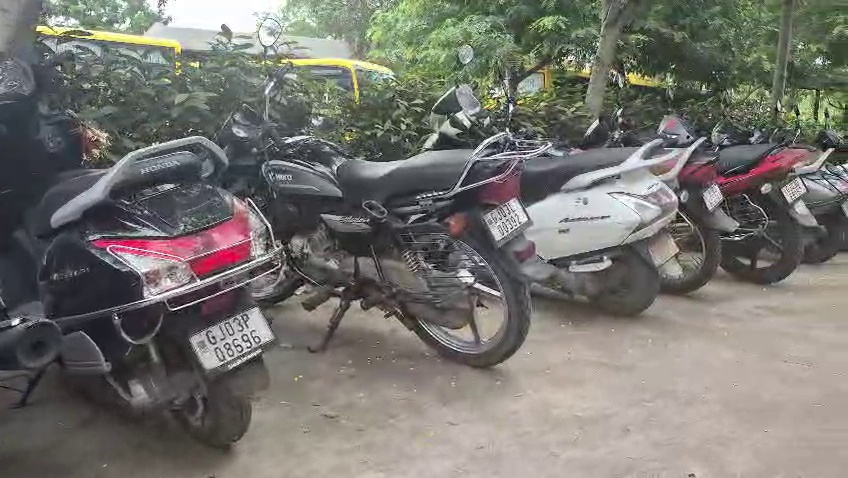
#> input picture hack/trinetra_detection/sample_data/sample_1.jpg, 848 x 478 px; its folder holds 3 pictures in this run
$ python fix_cam04_detection.py
#> lines starting #> are read from the running program, lines starting #| are printed output that depends on the picture
"""
fix_cam04_detection.py
======================
Fixes the "NO SIGNAL - CAM04" issue in the AI Detection view.

Problem:  CAM04 points to https://cctv.corp8.cloud/cam04/index.m3u8, which
          requires Sentinel credentials that are not configured locally.
          The AI Detection /live/detect endpoint therefore gets no frames
          and shows a blank "NO SIGNAL" placeholder.

Fix:      1. Generates a looping demo video (demo_cam04.mp4) from the
             sample JPEG images in trinetra_detection/sample_data/ using
             OpenCV.
          2. Updates CAM04 in the database to stream_type='file' and
             stream_url=<path to that video>, status='ONLINE'.
          3. On the next /api/cameras/cam04/live/detect request the backend
             decodes the file on-demand, runs YOLO, and streams annotated
             MJPEG — fully offline.

Usage (from TRINETRAAI/backend, with venv active):
    python -m scripts.fix_cam04_detection
"""
import sys
import os
from pathlib import Path

# Ensure backend root is importable
backend_root = Path(__file__).resolve().parents[1]
project_root = Path(__file__).resolve().parents[3]
for p in [str(project_root), str(backend_root)]:
    if str(p) not in sys.path:
        sys.path.insert(0, str(p))

import cv2
import numpy as np

# ---------------------------------------------------------------------------
# Paths
# ---------------------------------------------------------------------------
SAMPLE_DIR = project_root / "trinetra_detection" / "sample_data"
OUTPUT_VIDEO = backend_root / "demo_cam04.mp4"
DB_PATH = backend_root / "trinetra.db"

# ---------------------------------------------------------------------------
# Step 1: Build a looping demo video from sample JPEGs
# ---------------------------------------------------------------------------
def build_demo_video(output: Path, sample_dir: Path, fps: int = 12, duration_sec: int = 30):
#> called with fps = 12, duration_sec = 30
    images = sorted(sample_dir.glob("*.jpg")) + sorted(sample_dir.glob("*.jpeg"))
    if not images:
        print(f"[ERROR] No sample images found in {sample_dir}")
        sys.exit(1)

    # Read all sample frames
    frames = []
    for img_path in images:
        frame = cv2.imread(str(img_path))
#> frame is the input picture: shape (478, 848, 3); mean B, G, R 111.1, 116.6, 118.4
        if frame is None:
            continue
        # Resize to 1280×720 for a consistent stream
        frame = cv2.resize(frame, (1280, 720), interpolation=cv2.INTER_AREA)
#> frame: shape (720, 1280, 3)
        frames.append(frame)

    if not frames:
        print("[ERROR] Could not read any sample images.")
        sys.exit(1)

    total_frames = fps * duration_sec
    fourcc = cv2.VideoWriter_fourcc(*"mp4v")
    writer = cv2.VideoWriter(str(output), fourcc, fps, (1280, 720))
    for i in range(total_frames):
        base_frame = frames[i % len(frames)].copy()
        # Stamp a timestamp so the video looks different each loop
        ts = f"DEMO CAM04  frame {i:05d}"
        cv2.putText(base_frame, ts, (20, 40), cv2.FONT_HERSHEY_SIMPLEX,
                    0.9, (0, 230, 255), 2, cv2.LINE_AA)
        cv2.putText(base_frame, "LOCAL DEMO FEED - NOT LIVE", (20, 700),
                    cv2.FONT_HERSHEY_SIMPLEX, 0.65, (0, 200, 255), 1, cv2.LINE_AA)
        writer.write(base_frame)
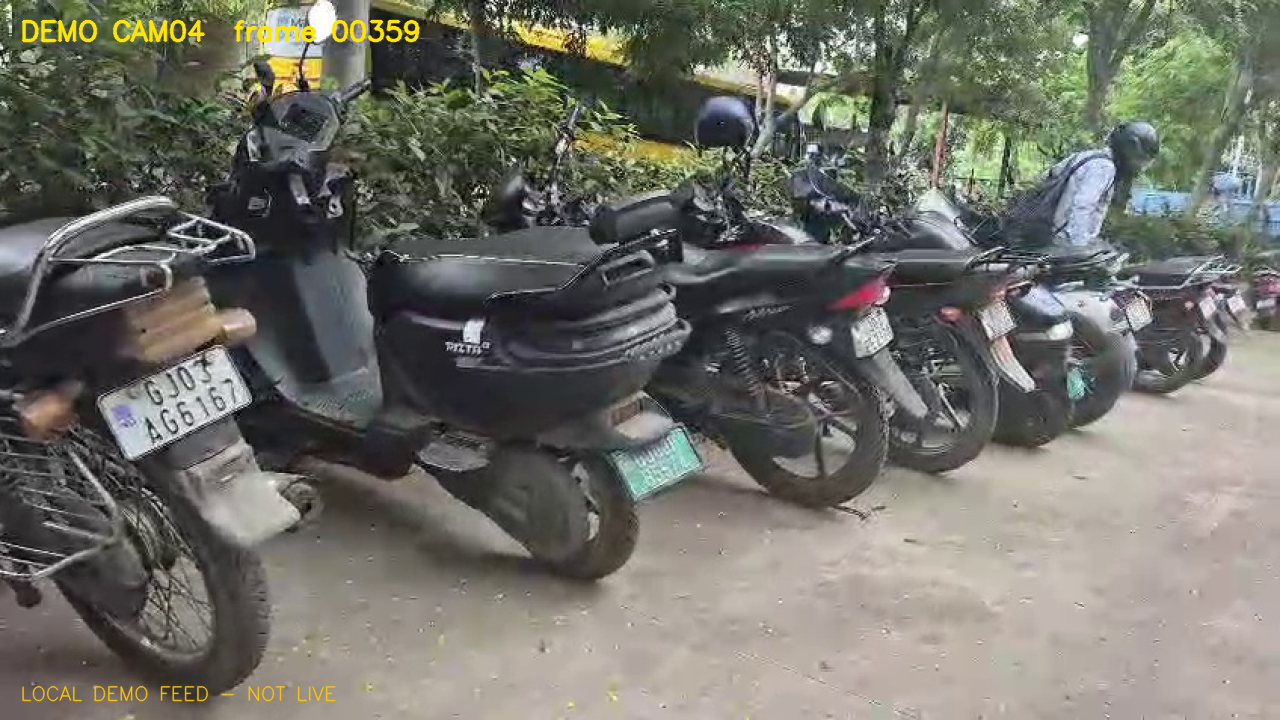
#> base_frame: shape (720, 1280, 3); mean of channels 0, 1, 2 104.7, 113, 113.2; drawn as B, G, R
    writer.release()
    print(f"[OK] Demo video written: {output}  ({total_frames} frames @ {fps} fps)")

# ---------------------------------------------------------------------------
# Step 2: Point CAM04 at the local video in the DB
# ---------------------------------------------------------------------------
def update_cam04_db(db_path: Path, video_path: Path):
    import sqlite3
    if not db_path.exists():
        print(f"[ERROR] Database not found: {db_path}")
#> (the run stopped early here; a loop or call above may not have finished)
